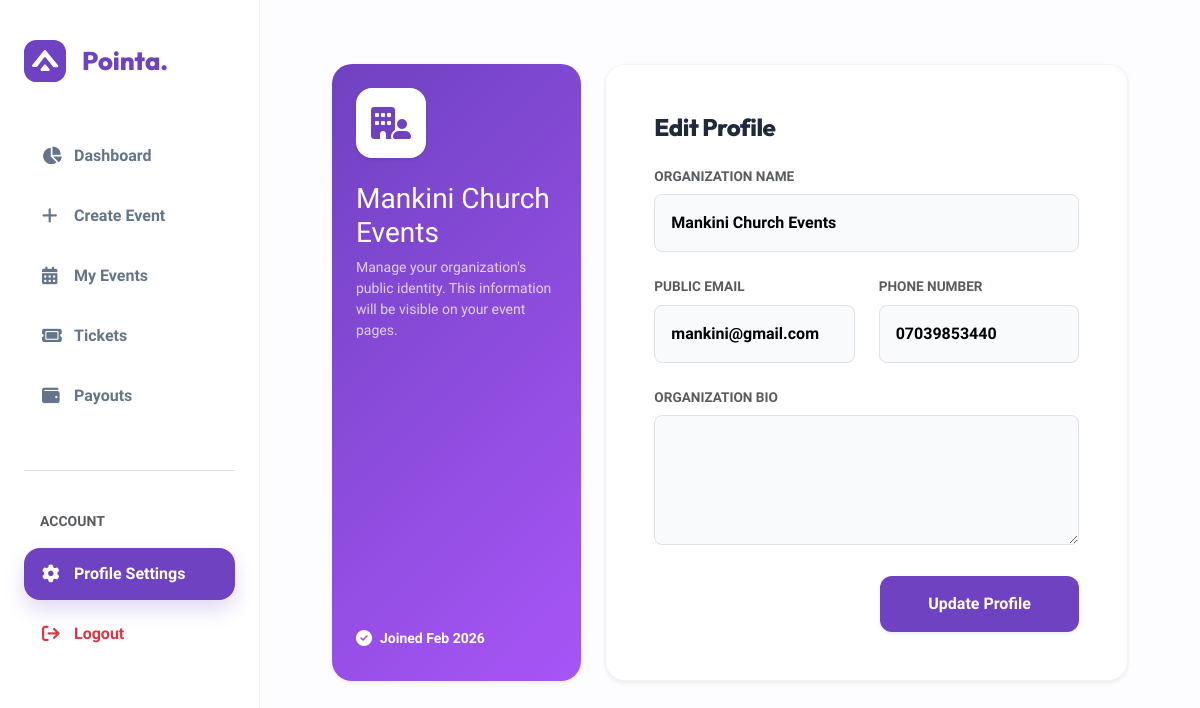
The page /org/profile/ (signed in) on the database as committed earlier.
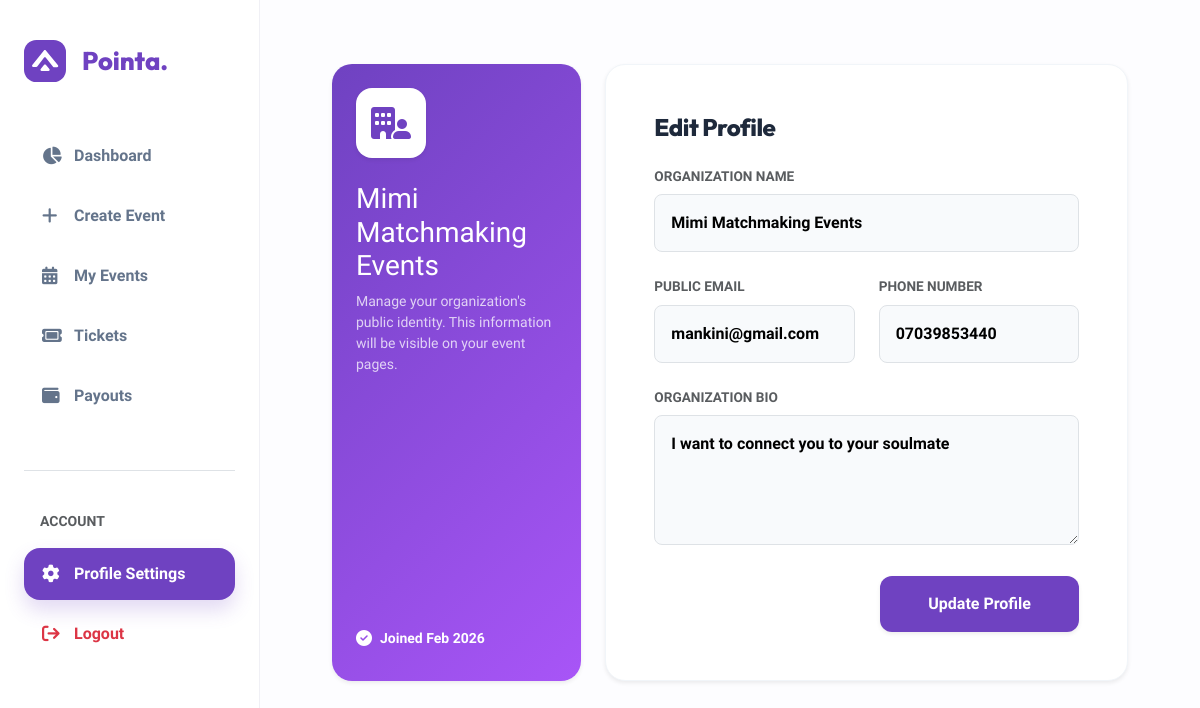
The same page on the database as committed later.
### events/models.py (models this page shows, shortened)
class Organizer(models.Model):
    user = models.OneToOneField(
        User,
        on_delete=models.CASCADE,
        related_name="organizer"
    )
    organization_name = models.CharField(max_length=150)
    email = models.EmailField(blank=True)
    phone = models.CharField(max_length=20, blank=True)
    bio = models.TextField(blank=True)
    verified = models.BooleanField(default=False)
    joined_at = models.DateTimeField(auto_now_add=True)

### events/views.py (the view)
# urls.py: path("org/profile/",views.organizer_profile,name="organizer_profile"),
@login_required(login_url='organizer_login')
def organizer_profile(request):
    try:
        org = request.user.organizer  # Try to get the organizer record
    except Organizer.DoesNotExist:
        messages.error(request, "You are not registered as an organizer.")
        return redirect('org_dashboard')  # Or wherever makes sense
    if request.method == "POST":
        org_form = OrganizerForm(request.POST, instance=org)
        user_form = UserForm(request.POST, instance=request.user)
        if org_form.is_valid() and user_form.is_valid():
            org_form.save()
            user_form.save()
            messages.success(request, "Profile updated successfully.")
            return redirect('organizer_profile')
    else:
        org_form = OrganizerForm(instance=org)
        user_form = UserForm(instance=request.user)
    return render(request, 'events/organizer_profile.html', {
        'org_form': org_form,
        'user_form': user_form
    })

### events/forms.py
class OrganizerForm(forms.ModelForm):
    class Meta:
        model = Organizer
        fields = [
            "organization_name",
            "email",
            "phone",
            "bio",
        ]

class UserForm(forms.ModelForm):
    class Meta:
        model = User
        fields = ["email"]  # This is the login email

### events/templates/events/organizer_profile.html (shortened to what the changed rows need)
{% extends 'events/org_dashboard.html' %}
{% block content %}
<div class="container-fluid py-4">
    <div class="row g-4">
        <div class="col-lg-4">
            <div class="profile-sidebar-info shadow-sm h-100 d-flex flex-column justify-content-between p-4"
                 style="background: linear-gradient(135deg, #6f42c1 0%, #a855f7 100%); border-radius: 20px; color: white; min-height: 400px;">
                <div>
                    <div class="rounded-4 bg-white d-flex align-items-center justify-content-center mb-4 shadow-sm" style="width: 70px; height: 70px;">
                        <i class="fa-solid fa-building-user" style="font-size: 2rem; color: #6f42c1;"></i>
                    </div>
                    <h3 class="fw-800 mb-2">{{ org_form.instance.organization_name|default:"Your Organization" }}</h3>
                    <p class="opacity-75 small">Manage your organization's public identity. This information will be visible on your event pages.</p>
                </div>
                <div class="mt-4">
                    <div class="d-flex align-items-center gap-2 mb-2">
                        <i class="fa-solid fa-circle-check"></i>
                        <span class="small fw-bold">Joined {{ org_form.instance.joined_at|date:"M Y" }}</span>
                    </div>
                </div>
            </div>
        </div>
        <div class="col-lg-8">
            <div class="profile-card shadow-sm p-4 p-md-5 h-100 bg-white" style="border-radius: 20px; border: 1px solid #f1f5f9;">
                <form method="POST">
                    <div class="row g-4">
                        <div class="col-12">
                            <label class="form-label fw-700 small text-muted text-uppercase">Organization Name</label>
                            {% if org_form.organization_name.field.widget.input_type %}
                                <input type="text" name="organization_name"
                                       class="form-control-custom w-100 p-3 border rounded-3"
                                       value="{{ org_form.organization_name.value|default:'' }}"
                                       style="background: #f8fafc; border: 1px solid #e2e8f0; font-weight: 600;">
                            {% else %}
                                {{ org_form.organization_name }}
                            {% endif %}
                        </div>
                        <div class="col-md-6">
                            <label class="form-label fw-700 small text-muted text-uppercase">Phone Number</label>
                            <input type="text" name="phone"
                                   class="form-control-custom w-100 p-3 border rounded-3"
                                   value="{{ org_form.phone.value|default:'' }}"
                                   style="background: #f8fafc; border: 1px solid #e2e8f0; font-weight: 600;">
                        </div>
                        <div class="col-12">
                            <label class="form-label fw-700 small text-muted text-uppercase">Organization Bio</label>
                            <textarea name="bio" rows="4"
                                      class="form-control-custom w-100 p-3 border rounded-3"
                                      style="background: #f8fafc; border: 1px solid #e2e8f0; font-weight: 600;">{{ org_form.bio.value|default:'' }}</textarea>
                        </div>
                    </div>
                </form>
            </div>
        </div>
    </div>
</div>
{% endblock content %}

Rows that differ between the two databases and show on the page:
changed Organizer: instance.organization_name "Mankini Church Events" → "Mimi Matchmaking Events"; organization_name "Mankini Church Events" → "Mimi Matchmaking Events"; bio (not shown) → "I want to connect you to your soulmate"
